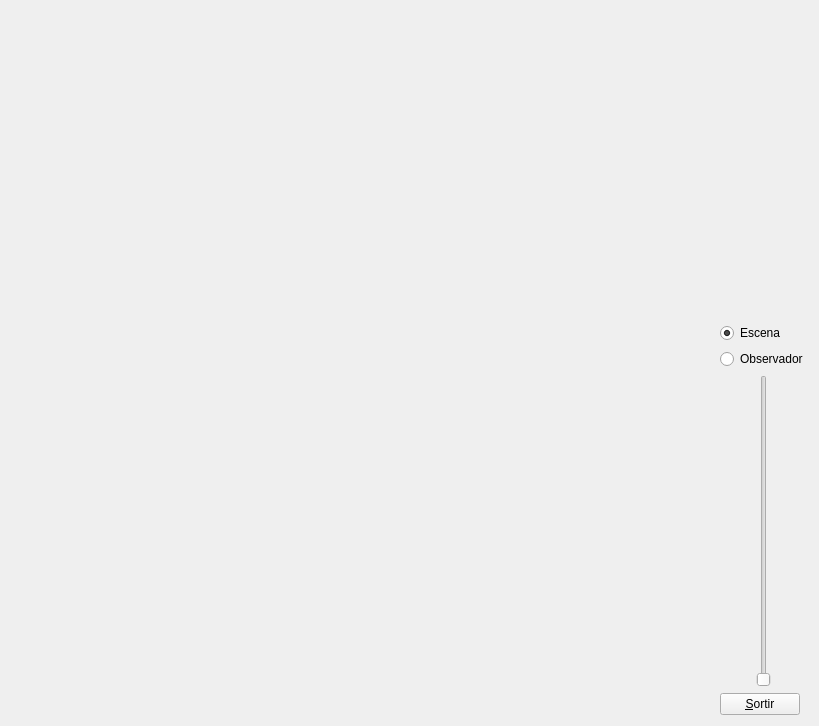
<?xml version="1.0" encoding="UTF-8"?>
<ui version="4.0">
 <class>MyForm</class>
 <widget class="QWidget" name="MyForm">
  <property name="geometry">
   <rect>
    <x>0</x>
    <y>0</y>
    <width>819</width>
    <height>726</height>
   </rect>
  </property>
  <property name="windowTitle">
   <string>Form</string>
  </property>
  <layout class="QHBoxLayout" name="horizontalLayout">
   <item>
    <widget class="MyGLWidget" name="widget" native="true">
     <property name="sizePolicy">
      <sizepolicy hsizetype="Expanding" vsizetype="Expanding">
       <horstretch>0</horstretch>
       <verstretch>0</verstretch>
      </sizepolicy>
     </property>
    </widget>
   </item>
   <item>
    <layout class="QVBoxLayout" name="verticalLayout">
     <item>
      <spacer name="verticalSpacer">
       <property name="orientation">
        <enum>Qt::Vertical</enum>
       </property>
       <property name="sizeHint" stdset="0">
        <size>
         <width>20</width>
         <height>40</height>
        </size>
       </property>
      </spacer>
     </item>
     <item>
      <widget class="QRadioButton" name="radioButton_2">
       <property name="text">
        <string>Escena</string>
       </property>
       <property name="checked">
        <bool>true</bool>
       </property>
      </widget>
     </item>
     <item>
      <widget class="QRadioButton" name="radioButton">
       <property name="text">
        <string notr="true">Observador</string>
       </property>
      </widget>
     </item>
     <item>
      <layout class="QHBoxLayout" name="horizontalLayout_2">
       <item>
        <widget class="QSlider" name="verticalSlider">
         <property name="sizePolicy">
          <sizepolicy hsizetype="Fixed" vsizetype="MinimumExpanding">
           <horstretch>0</horstretch>
           <verstretch>0</verstretch>
          </sizepolicy>
         </property>
         <property name="minimum">
          <number>1</number>
         </property>
         <property name="maximum">
          <number>300</number>
         </property>
         <property name="orientation">
          <enum>Qt::Vertical</enum>
         </property>
        </widget>
       </item>
      </layout>
     </item>
     <item>
      <widget class="QPushButton" name="pushButton">
       <property name="sizePolicy">
        <sizepolicy hsizetype="Fixed" vsizetype="Fixed">
         <horstretch>0</horstretch>
         <verstretch>0</verstretch>
        </sizepolicy>
       </property>
       <property name="text">
        <string>&amp;Sortir</string>
       </property>
      </widget>
     </item>
    </layout>
   </item>
  </layout>
 </widget>
 <customwidgets>
  <customwidget>
   <class>MyGLWidget</class>
   <extends>QWidget</extends>
   <header>MyGLWidget.h</header>
   <container>1</container>
   <slots>
    <signal>update_scene_zoom(int)</signal>
    <signal>update_focus_scene()</signal>
    <signal>update_focus_observer()</signal>
    <slot>move_scene_zoom(int)</slot>
    <slot>set_focus_scene()</slot>
    <slot>set_focus_observer()</slot>
   </slots>
  </customwidget>
 </customwidgets>
 <resources/>
 <connections>
  <connection>
   <sender>pushButton</sender>
   <signal>clicked()</signal>
   <receiver>MyForm</receiver>
   <slot>close()</slot>
   <hints>
    <hint type="sourcelabel">
     <x>773</x>
     <y>715</y>
    </hint>
    <hint type="destinationlabel">
     <x>839</x>
     <y>529</y>
    </hint>
   </hints>
  </connection>
  <connection>
   <sender>verticalSlider</sender>
   <signal>valueChanged(int)</signal>
   <receiver>widget</receiver>
   <slot>move_scene_zoom(int)</slot>
   <hints>
    <hint type="sourcelabel">
     <x>758</x>
     <y>683</y>
    </hint>
    <hint type="destinationlabel">
     <x>534</x>
     <y>482</y>
    </hint>
   </hints>
  </connection>
  <connection>
   <sender>widget</sender>
   <signal>update_scene_zoom(int)</signal>
   <receiver>verticalSlider</receiver>
   <slot>setValue(int)</slot>
   <hints>
    <hint type="sourcelabel">
     <x>686</x>
     <y>579</y>
    </hint>
    <hint type="destinationlabel">
     <x>758</x>
     <y>683</y>
    </hint>
   </hints>
  </connection>
  <connection>
   <sender>widget</sender>
   <signal>update_focus_observer()</signal>
   <receiver>radioButton</receiver>
   <slot>click()</slot>
   <hints>
    <hint type="sourcelabel">
     <x>657</x>
     <y>390</y>
    </hint>
    <hint type="destinationlabel">
     <x>716</x>
     <y>351</y>
    </hint>
   </hints>
  </connection>
  <connection>
   <sender>widget</sender>
   <signal>update_focus_scene()</signal>
   <receiver>radioButton_2</receiver>
   <slot>click()</slot>
   <hints>
    <hint type="sourcelabel">
     <x>631</x>
     <y>299</y>
    </hint>
    <hint type="destinationlabel">
     <x>738</x>
     <y>335</y>
    </hint>
   </hints>
  </connection>
  <connection>
   <sender>radioButton_2</sender>
   <signal>clicked()</signal>
   <receiver>widget</receiver>
   <slot>set_focus_scene()</slot>
   <hints>
    <hint type="sourcelabel">
     <x>773</x>
     <y>331</y>
    </hint>
    <hint type="destinationlabel">
     <x>659</x>
     <y>230</y>
    </hint>
   </hints>
  </connection>
  <connection>
   <sender>radioButton</sender>
   <signal>clicked()</signal>
   <receiver>widget</receiver>
   <slot>set_focus_observer()</slot>
   <hints>
    <hint type="sourcelabel">
     <x>754</x>
     <y>364</y>
    </hint>
    <hint type="destinationlabel">
     <x>661</x>
     <y>437</y>
    </hint>
   </hints>
  </connection>
 </connections>
</ui>
